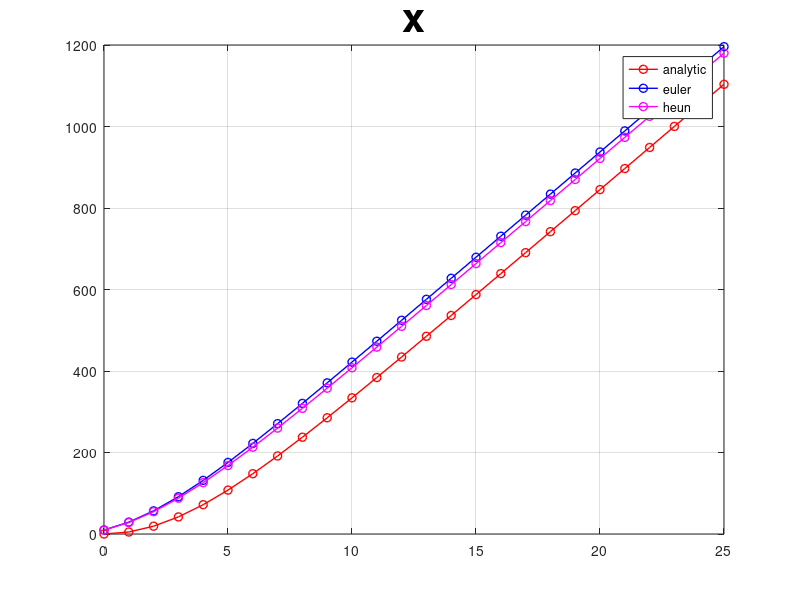
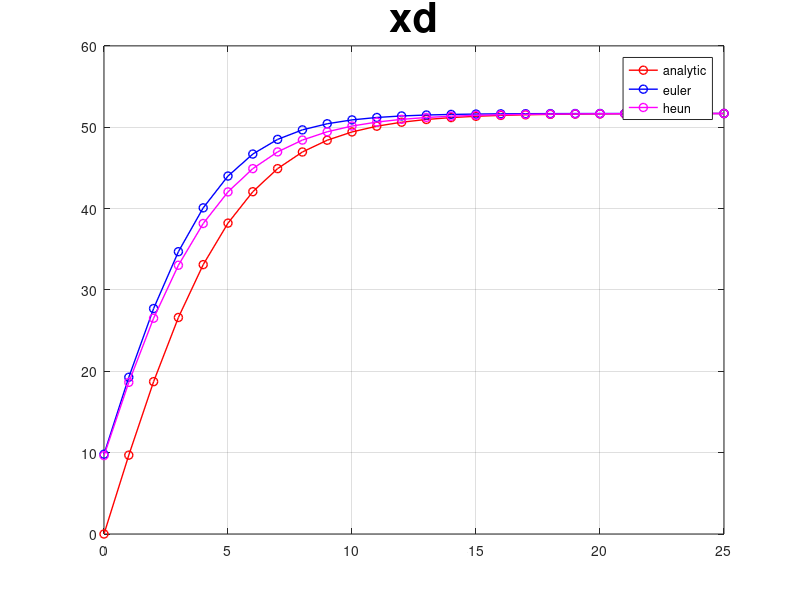

MATLAB code to generate these figures, in order:
% close all;
clear all;
%% 
g = 9.81;
m = 68.1;
cd = 0.25;
dt = 1;

%% differential equation of xd
diff_eq = @(xd) (g - cd/m*xd*xd);

%% analytical solution of xd, x
xd_ = @(t) (sqrt(g*m/cd) * tanh(sqrt(g*cd/m)*t));
x_ = @(t) (m/cd * log(cosh(sqrt(g*cd/m)*t)));

%% initial condition
x_euler = 0;
xd_euler = 0;
x_heun = 0;
xd_heun = 0;

%%
t_end = 25;
t = 0:dt:t_end;
if t(end) < t_end
    t(end+1) = t_end;
end

x_euler_log = zeros(size(t));
xd_euler_log = zeros(size(t));
x_heun_log = zeros(size(t));
xd_heun_log = zeros(size(t));
%% simulation
for i = 1:1:length(t)
    % euler method
    xdd = diff_eq(xd_euler);
    xd_euler = xd_euler + xdd * dt;
    x_euler = x_euler + xd_euler * dt;
    x_euler_log(i) = x_euler;
    xd_euler_log(i) = xd_euler;
    
    % heun method
    xdd = diff_eq(xd_heun);
    xdd_init = xdd;
    for k =1:1:3
        % predictor
        xd_heun_pred = xd_heun + xdd * dt;
        % corrector
        xdd = 0.5 * (xdd_init + diff_eq(xd_heun_pred));
    end
    xd_heun = xd_heun + xdd*dt;
    x_heun = x_heun + xd_heun*dt;
    x_heun_log(i) = x_heun;
    xd_heun_log(i) = xd_heun;
end

%% plot
lw = 1;
tfs = 30;

% x plot
figure(1)
clf
plot(t, x_(t), 'r-o','linewidth',lw);hold on;
plot(t, x_euler_log,'b-o','linewidth',lw); 
plot(t, x_heun_log,'m-o','linewidth',lw); 

grid on;
title('x','fontsize',tfs);
legend('analytic', 'euler','heun');

% xd plot
figure(2)
clf
plot(t, xd_(t), 'r-o','linewidth',lw);hold on;
plot(t, xd_euler_log,'b-o','linewidth',lw); 
plot(t, xd_heun_log,'m-o','linewidth',lw); 

grid on;
title('xd','fontsize',tfs);
legend('analytic', 'euler','heun');
%%
% autoArrangeFigures();